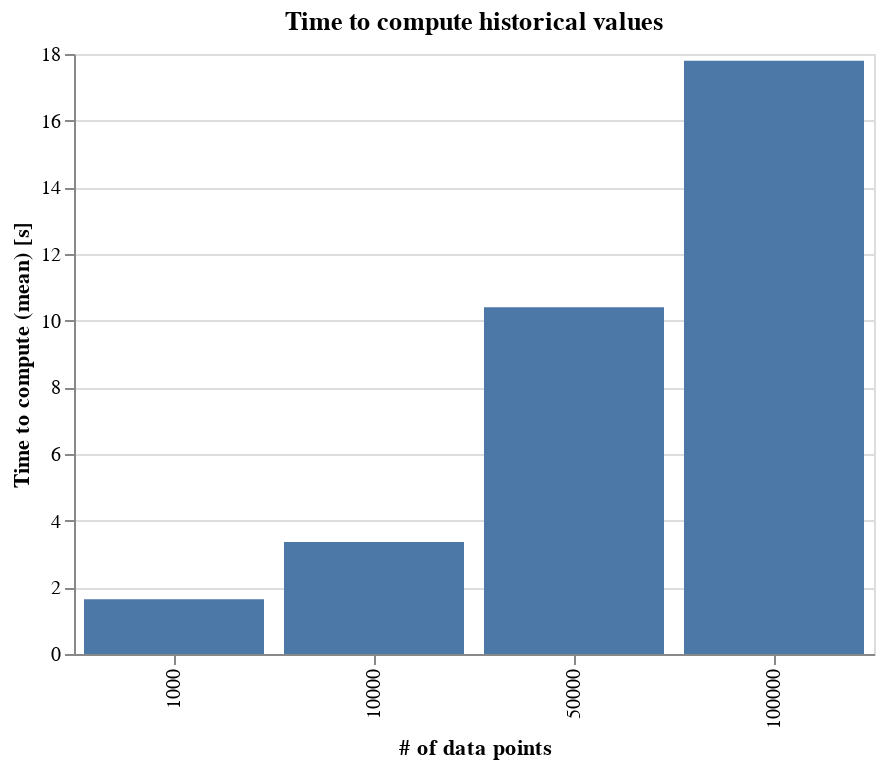

Write notebook code for a chart like this one.
### Code cell
%config IPCompleter.greedy=True
import pandas as pd
import altair as alt

computation_delays = pd.read_csv('plot_test_results.csv')

alt.Chart(computation_delays).mark_bar(
                                                 ).encode(
    alt.X('Amount:N', title='# of data points'),
    alt.Y('mean(Time)', title='Time to compute (mean) [s]'),
).properties(
    width=400,
    title='Time to compute historical values'
)

### Figure 1 — Vega-Lite specification as saved in the notebook (floating-point values rounded to 4 significant figures)
{"$schema": "https://vega.github.io/schema/vega-lite/v3.4.0.json", "config": {"mark": {"tooltip": null}, "view": {"height": 300, "width": 400}}, "data": {"name": "data-f3db6771f460fb38da2571cec0e450f6"}, "datasets": {"data-f3db6771f460fb38da2571cec0e450f6": [{"Amount": 1000, "Time": 1.84}, {"Amount": 1000, "Time": 1.49}, {"Amount": 1000, "Time": 1.54}, {"Amount": 1000, "Time": 1.64}, {"Amount": 1000, "Time": 1.71}, {"Amount": 10000, "Time": 3.34}, {"Amount": 10000, "Time": 3.4}, {"Amount": 10000, "Time": 3.18}, {"Amount": 10000, "Time": 3.38}, {"Amount": 10000, "Time": 3.51}, {"Amount": 50000, "Time": 11.81}, {"Amount": 50000, "Time": 9.71}, {"Amount": 50000, "Time": 9.8}, {"Amount": 50000, "Time": 10.43}, {"Amount": 50000, "Time": 10.28}, {"Amount": 100000, "Time": 17.68}, {"Amount": 100000, "Time": 17.97}, {"Amount": 100000, "Time": 18.05}, {"Amount": 100000, "Time": 17.83}, {"Amount": 100000, "Time": 17.46}]}, "encoding": {"x": {"field": "Amount", "title": "# of data points", "type": "nominal"}, "y": {"aggregate": "mean", "field": "Time", "title": "Time to compute (mean) [s]", "type": "quantitative"}}, "mark": "bar", "title": "Time to compute historical values", "width": 400}
